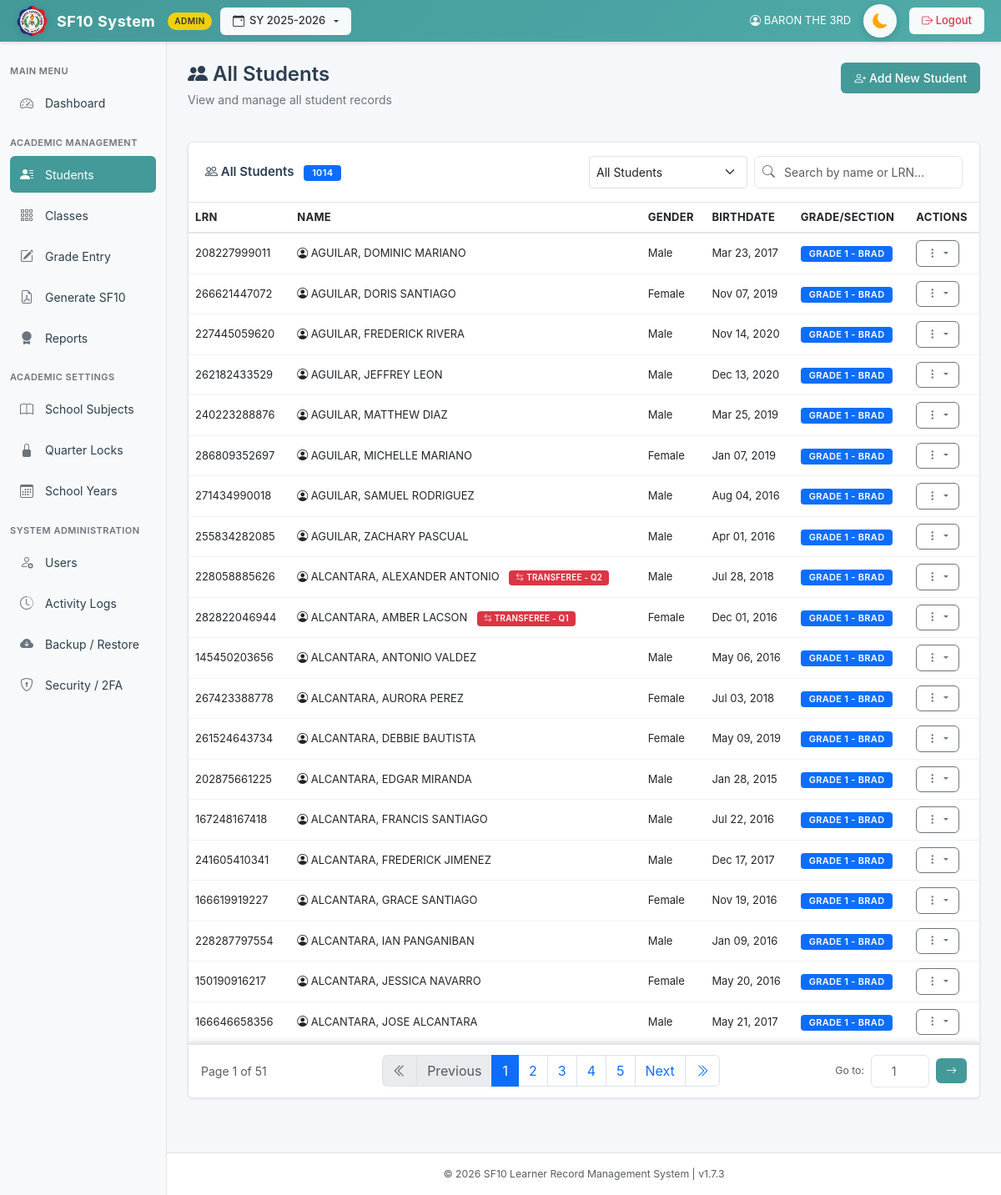
Page /pages/students.php (signed in) on the committed database.
### tables this page shows
CREATE TABLE `students` (
  `id` int(11) NOT NULL AUTO_INCREMENT,
  `lrn` varchar(20) NOT NULL,
  `last_name` varchar(50) DEFAULT NULL,
  `first_name` varchar(50) DEFAULT NULL,
  `middle_name` varchar(50) DEFAULT NULL,
  `suffix` varchar(10) DEFAULT NULL,
  `gender` enum('Male','Female') DEFAULT NULL,
  `birthdate` date DEFAULT NULL,
  `credential_presented` enum('Kinder Progress Report','ECCD Checklist','Kindergarten Certificate of Completion','PEPT','Others') DEFAULT NULL,
  `credential_other_details` text DEFAULT NULL,
  `pept_rating` varchar(20) DEFAULT NULL,
  `pept_exam_date` date DEFAULT NULL,
  `pept_testing_center` text DEFAULT NULL,
  `created_at` timestamp NOT NULL DEFAULT current_timestamp(),
  `eligibility_school_name` varchar(100) DEFAULT NULL,
  `eligibility_school_id` varchar(50) DEFAULT NULL,
  `eligibility_school_address` varchar(255) DEFAULT NULL,
  `eligibility_remark` varchar(255) DEFAULT NULL,
  `grade_level` varchar(50) DEFAULT NULL,
  `section` varchar(50) DEFAULT NULL,
  PRIMARY KEY (`id`),
  UNIQUE KEY `lrn` (`lrn`),
  UNIQUE KEY `lrn_2` (`lrn`)
);

### pages/students.php (the view, shortened to what this page needs)
<?php
require_once "../includes/db.php";
include "../templates/header.php";
$sort = $_GET['sort'] ?? '';
$search = $_GET['search'] ?? '';
$page = isset($_GET['page']) ? max(1, (int)$_GET['page']) : 1;
$items_per_page = 20;
$students = [];
$user_role = $_SESSION['user']['role'];
if ($user_role === 'admin') {
    $students_result = $conn->query("SELECT * FROM students ORDER BY last_name ASC, first_name ASC");
}
if ($students_result) {
  while ($row = $students_result->fetch_assoc()) {
    $row['school_attended_id'] = null;
    $row['grade_level'] = null;
    $row['section'] = null;
    $row['school_year'] = null;
    $row['has_record'] = 0;
    $students[] = $row;
  }
}
$total_items = count($students);
$total_pages = ceil($total_items / $items_per_page);
$page = max(1, min($total_pages, $page));
$offset = ($page - 1) * $items_per_page;
$students_to_show = array_slice($students, $offset, $items_per_page);
?>
<div class="d-flex justify-content-between align-items-start mb-4">
    <div class="page-header mb-0">
        <h2><i class="bi bi-people-fill"></i> All Students</h2>
        <p class="subtitle">View and manage all student records</p>
    </div>
    <div class="d-flex gap-2">
        <a href="add_student.php" class="btn btn-primary">
            <i class="bi bi-person-plus"></i> Add New Student
        </a>
    </div>
</div>
<div class="card students-card" style="border-radius: 0.375rem;">
  <div class="card-header d-flex justify-content-between align-items-center">
    <span>
      <i class="bi bi-people"></i> All Students
      <span class="badge bg-secondary ms-2" id="studentCount">0</span>
    </span>
    <div class="d-flex gap-2">
      <select id="sortStudents" class="form-select form-select-sm" style="width: auto;">
        <option value="all" <?= ($sort === 'all' || $sort === '') ? 'selected' : '' ?>>All Students</option>
      </select>
      <div style="position: relative; width: 250px;">
        <input type="text" class="form-control form-control-sm" id="studentSearch" placeholder="Search by name or LRN..." value="<?= htmlspecialchars($search) ?>" style="padding-left: 35px; padding-right: 30px;">
      </div>
    </div>
  </div>
  <div class="card-body" style="padding: 0;">
    <div id="studentsTableScroll">
      <table class="table table-hover mb-0" id="studentsTable">
        <thead>
          <tr>
            <th>LRN</th>
            <th>Name</th>
            <th>Gender</th>
            <th>Birthdate</th>
            <th>Grade/Section</th>
            <th>Actions</th>
          </tr>
        </thead>
        <tbody>
          <?php if (empty($students_to_show)): ?>
          <tr>
            <td colspan="6" class="text-center py-4 text-muted">
              <i class="bi bi-search" style="font-size: 2rem; opacity: 0.3;"></i>
              <p class="mt-2 mb-0">No students found matching your criteria</p>
            </td>
          </tr>
          <?php else: ?>
          <?php foreach($students_to_show as $student):
            $isNew = ($student['has_record'] == 0);
          ?>
          <tr class="student-row"
              style="cursor: pointer;"
              data-student-id="<?= $student['id'] ?>"
              data-name="<?= htmlspecialchars($student['first_name'] . ' ' . $student['last_name'] . '|' . $student['last_name'] . ', ' . $student['first_name']) ?>"
              data-lrn="<?= htmlspecialchars($student['lrn']) ?>"
              data-grade="<?= $student['grade_level'] ?? '0' ?>"
              data-gender="<?= htmlspecialchars($student['gender']) ?>"
              data-new="<?= $isNew ? '1' : '0' ?>">
            <td><?= htmlspecialchars($student['lrn']) ?></td>
            <td style="<?= $isNew ? 'font-weight: 600;' : '' ?>">
              <i class="bi bi-person-circle"></i> <?= htmlspecialchars(strtoupper($student['last_name'] . ', ' . $student['first_name'] . (!empty($student['middle_name']) ? ' ' . $student['middle_name'] : ''))) ?>
              <?php if ($isNew): ?>
                <span class="badge bg-success ms-2">NEW</span>
              <?php elseif (!empty($student['is_transfer'])): ?>
                <span class="badge bg-danger ms-2" style="font-size:0.75em; padding: 4px 8px;">
                  <i class="bi bi-arrow-left-right"></i> TRANSFEREE<?= !empty($student['transfer_quarter']) ? ' - Q' . $student['transfer_quarter'] : '' ?>
                </span>
              <?php endif; ?>
            </td>
            <td><?= htmlspecialchars($student['gender']) ?></td>
            <td><?= date('M d, Y', strtotime($student['birthdate'])) ?></td>
            <td>
              <?php if ($student['grade_level']): ?>
                <span class="badge bg-primary">Grade <?= htmlspecialchars($student['grade_level'] . ' - ' . ($student['section'] ?? '-')) ?></span>
              <?php else: ?>
                <span class="badge bg-secondary">No records</span>
              <?php endif; ?>
            </td>
            <td>
              <div class="dropdown">
                <button class="btn btn-sm btn-secondary dropdown-toggle" type="button" id="actionsDropdown<?= $student['id'] ?>" data-bs-toggle="dropdown" aria-expanded="false">
                  <i class="bi bi-three-dots-vertical"></i>
                </button>
              </div>
            </td>
          </tr>
          <?php endforeach; ?>
          <?php endif; ?>
        </tbody>
      </table>
    </div>
  </div>
  <?php if ($total_items > 0): ?>
  <div class="pagination-container">
    <div class="d-flex justify-content-between align-items-center">
      <div class="text-muted">
        Page <?= $page ?> of <?= $total_pages ?>
      </div>
      <nav aria-label="Page navigation">
        <ul class="pagination mb-0">
          <li class="page-item <?= $page <= 1 ? 'disabled' : '' ?>">
            <a class="page-link" href="?page=1&sort=<?= urlencode($sort) ?>&search=<?= urlencode($search) ?>" title="First Page">
              <i class="bi bi-chevron-double-left"></i>
            </a>
          </li>
          <li class="page-item <?= $page <= 1 ? 'disabled' : '' ?>">
            <a class="page-link" href="?page=<?= $page - 1 ?>&sort=<?= urlencode($sort) ?>&search=<?= urlencode($search) ?>">Previous</a>
          </li>
          <?php
          $start_page = max(1, $page - 2);
          $end_page = min($total_pages, $start_page + 4);
          $start_page = max(1, $end_page - 4);
          for($i = $start_page; $i <= $end_page; $i++):
          ?>
          <li class="page-item <?= $i == $page ? 'active' : '' ?>">
            <a class="page-link" href="?page=<?= $i ?>&sort=<?= urlencode($sort) ?>&search=<?= urlencode($search) ?>"><?= $i ?></a>
          </li>
          <?php endfor; ?>
          <li class="page-item <?= $page >= $total_pages ? 'disabled' : '' ?>">
            <a class="page-link" href="?page=<?= $page + 1 ?>&sort=<?= urlencode($sort) ?>&search=<?= urlencode($search) ?>">Next</a>
          </li>
          <li class="page-item <?= $page >= $total_pages ? 'disabled' : '' ?>">
            <a class="page-link" href="?page=<?= $total_pages ?>&sort=<?= urlencode($sort) ?>&search=<?= urlencode($search) ?>" title="Last Page">
              <i class="bi bi-chevron-double-right"></i>
            </a>
          </li>
        </ul>
      </nav>
      <div class="d-flex align-items-center gap-2 pagination-goto">
        <span class="text-muted small">Go to:</span>
        <form method="GET" class="d-flex gap-2 align-items-center" onsubmit="return validatePageJump()">
          <input type="number"
                 name="page"
                 id="pageJump"
                 class="form-control form-control-sm text-center"
                 style="width: 70px;"
                 min="1"
                 max="<?= $total_pages ?>"
                 placeholder="<?= $page ?>"
                 title="Enter page number (1-<?= $total_pages ?>)">
          <button type="submit" class="btn btn-sm btn-teal">
            <i class="bi bi-arrow-right"></i>
          </button>
        </form>
      </div>
    </div>
  </div>
  <?php endif; ?>
</div>
<?php include '../templates/footer.php'; ?>

### assets/css/style.css (style rules this page uses)
* { margin: 0; padding: 0; box-sizing: border-box; }
body { background-color: #f5f7fa; font-family: -apple-system, BlinkMacSystemFont, "Segoe UI", Roboto, "Helvetica Neue", Arial, sans-serif; color: #2c3e50; font-size: 14px; overflow-x: hidden; overflow-y: overlay; }
html { overflow-y: overlay; }
:root { --primary-teal: #449999; --primary-teal-dark: #3a8585; --primary-teal-light: #4FABA9; --sidebar-bg: #f8f9fa; --topbar-bg: #449999; --text-dark: #2c3e50; --text-muted: #6c757d; --border-color: #e1e5eb; --card-shadow: 0 1px 3px rgba(0, 0, 0, 0.08); --hover-bg: #f0f2f5; --card-bg: #ffffff; --input-bg: #ffffff; --input-border: #ced4da; --input-text: #212529; }
.page-header { margin-bottom: 25px; }
.page-header h2 { color: var(--text-dark); font-size: 24px; font-weight: 600; margin-bottom: 5px; }
.page-header .subtitle { color: var(--text-muted); font-size: 14px; }
.card { border: 1px solid var(--border-color); border-radius: 8px; box-shadow: var(--card-shadow); background: white; margin-bottom: 20px; }
.card-header { background: white; border-bottom: 1px solid var(--border-color); padding: 16px 20px; font-weight: 600; color: var(--text-dark); font-size: 15px; border-radius: 8px 8px 0 0 !important; }
.card-body { padding: 20px; }
.btn { border-radius: 6px; font-weight: 500; padding: 8px 16px; font-size: 14px; transition: all 0.2s; border: none; }
.btn-primary { background-color: var(--primary-teal); color: white; }
.btn-secondary { background-color: #ffffff !important; border-color: #6c757d; color: #6c757d !important; border-width: 1px; border-style: solid; }
.btn-secondary i { color: #6c757d !important; }
.btn-sm { padding: 5px 12px; font-size: 13px; }
.table { font-size: 13px; }
.table thead { background: #f8f9fa; color: var(--text-dark); font-weight: 600; border-bottom: 2px solid var(--border-color); }
.table thead th { padding: 12px; border: none; font-size: 13px; text-transform: uppercase; letter-spacing: 0.3px; }
.table tbody td { padding: 12px; vertical-align: middle; border-bottom: 1px solid #f0f2f5; }
.form-control { border: 1px solid var(--border-color); border-radius: 6px; padding: 8px 12px; transition: all 0.3s; }
.badge { padding: 4px 10px; border-radius: 4px; font-size: 11px; font-weight: 600; text-transform: uppercase; letter-spacing: 0.3px; }
@media (min-width: 992px) { .table { font-size: 14px; } }

### templates/header.php (style rules this page uses)
html, body { background-color: #f4f7fb; }

### pages/students.php (style rules this page uses)
html, body { height: 100vh; margin: 0; padding: 0; overflow: hidden !important; }
body { display: flex; flex-direction: column; }
#studentsTable { font-size: 13px; width: 100%; margin-bottom: 0; min-width: 700px; }
#studentsTable th, #studentsTable td { padding: 8px; }
#studentsTable thead { position: sticky; top: 0; z-index: 10; background: var(--card-bg, #fff); }
.students-card { flex: 1 1 auto; display: flex; flex-direction: column; min-height: 0; overflow: hidden; margin-bottom: 0 !important; }
.students-card .card-body { flex: 1 1 auto; display: flex; flex-direction: column; min-height: 0; overflow: hidden; padding: 0; }
#studentsTableScroll { flex: 1 1 auto; min-height: 0; overflow-y: auto !important; overflow-x: auto; -webkit-overflow-scrolling: touch; }
.btn-teal { background-color: var(--primary-teal); border-color: var(--primary-teal); color: white; }
.pagination-container { flex-shrink: 0; position: sticky; bottom: 0; z-index: 1000; background: var(--card-bg); border-top: 2px solid var(--border-color); padding: 12px 15px; box-shadow: 0 -2px 8px rgba(0,0,0,0.1); }

### rows in the picture
students: lrn "208227999011", last_name+first_name+middle_name "AGUILAR, DOMINIC MARIANO", gender "Male", birthdate "Mar 23, 2017", section "1 - BRAD"
students: lrn "266621447072", last_name+first_name+middle_name "AGUILAR, DORIS SANTIAGO", gender "Female", birthdate "Nov 07, 2019", section "1 - BRAD"
students: lrn "227445059620", last_name+first_name+middle_name "AGUILAR, FREDERICK RIVERA", gender "Male", birthdate "Nov 14, 2020", section "1 - BRAD"
students: lrn "262182433529", last_name+first_name+middle_name "AGUILAR, JEFFREY LEON", gender "Male", birthdate "Dec 13, 2020", section "1 - BRAD"
students: lrn "240223288876", last_name+first_name+middle_name "AGUILAR, MATTHEW DIAZ", gender "Male", birthdate "Mar 25, 2019", section "1 - BRAD"
students: lrn "286809352697", last_name+first_name+middle_name "AGUILAR, MICHELLE MARIANO", gender "Female", birthdate "Jan 07, 2019", section "1 - BRAD"
students: lrn "271434990018", last_name+first_name+middle_name "AGUILAR, SAMUEL RODRIGUEZ", gender "Male", birthdate "Aug 04, 2016", section "1 - BRAD"
students: lrn "255834282085", last_name+first_name+middle_name "AGUILAR, ZACHARY PASCUAL", gender "Male", birthdate "Apr 01, 2016", section "1 - BRAD"
students: lrn "228058885626", last_name+first_name+middle_name "ALCANTARA, ALEXANDER ANTONIO", transfer_quarter "2", gender "Male", birthdate "Jul 28, 2018", section "1 - BRAD"
students: lrn "282822046944", last_name+first_name+middle_name "ALCANTARA, AMBER LACSON", transfer_quarter "1", gender "Female", birthdate "Dec 01, 2016", section "1 - BRAD"
students: lrn "145450203656", last_name+first_name+middle_name "ALCANTARA, ANTONIO VALDEZ", gender "Male", birthdate "May 06, 2016", section "1 - BRAD"
students: lrn "267423388778", last_name+first_name+middle_name "ALCANTARA, AURORA PEREZ", gender "Female", birthdate "Jul 03, 2018", section "1 - BRAD"
students: lrn "261524643734", last_name+first_name+middle_name "ALCANTARA, DEBBIE BAUTISTA", gender "Female", birthdate "May 09, 2019", section "1 - BRAD"
students: lrn "202875661225", last_name+first_name+middle_name "ALCANTARA, EDGAR MIRANDA", gender "Male", birthdate "Jan 28, 2015", section "1 - BRAD"
students: lrn "167248167418", last_name+first_name+middle_name "ALCANTARA, FRANCIS SANTIAGO", gender "Male", birthdate "Jul 22, 2016", section "1 - BRAD"
students: lrn "241605410341", last_name+first_name+middle_name "ALCANTARA, FREDERICK JIMENEZ", gender "Male", birthdate "Dec 17, 2017", section "1 - BRAD"
students: lrn "166619919227", last_name+first_name+middle_name "ALCANTARA, GRACE SANTIAGO", gender "Female", birthdate "Nov 19, 2016", section "1 - BRAD"
students: lrn "228287797554", last_name+first_name+middle_name "ALCANTARA, IAN PANGANIBAN", gender "Male", birthdate "Jan 09, 2016", section "1 - BRAD"
students: lrn "150190916217", last_name+first_name+middle_name "ALCANTARA, JESSICA NAVARRO", gender "Female", birthdate "May 20, 2016", section "1 - BRAD"
students: lrn "166646658356", last_name+first_name+middle_name "ALCANTARA, JOSE ALCANTARA", gender "Male", birthdate "May 21, 2017", section "1 - BRAD"

### other values in the picture
$_SESSION['school_year'] "2025-2026"
$user['full_name'] "BARON THE 3RD"
$page "1"
$total_pages "51"
